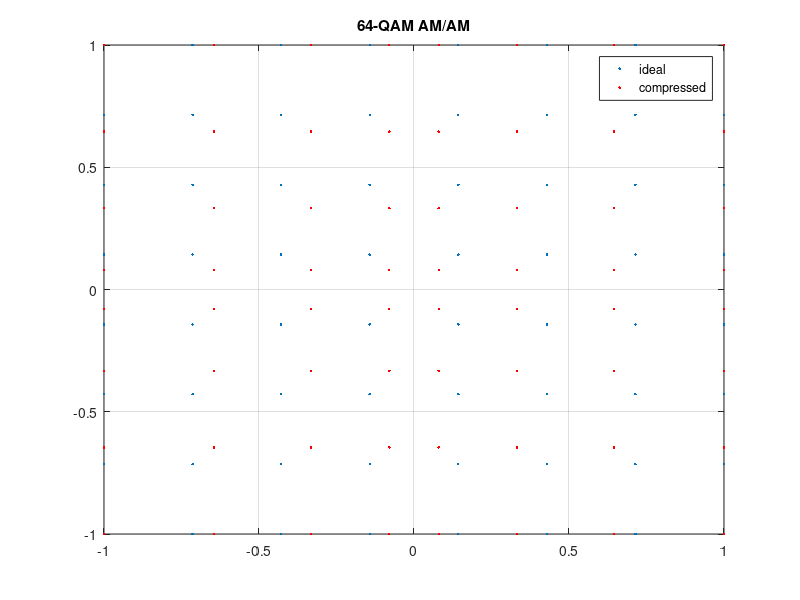

The MATLAB script that drew this image:
% 64-QAM + AM/AM
% Компрессия внешних точек

alpha = 1.3;
step6 = 2*(0:7)/7 - 1;
[Ix6, Iy6] = meshgrid(step6, step6);
Iq6 = Ix6(:) + 1i*Iy6(:);
comp = sign(real(Iq6)).*abs(real(Iq6)).^alpha + 1i*sign(imag(Iq6)).*abs(imag(Iq6)).^alpha;
figure;
plot(real(Iq6), imag(Iq6), '.', real(comp), imag(comp), 'r.');
legend('ideal','compressed'); title('64-QAM AM/AM'); grid on;

%{
@play
{
 "title": "64-QAM + AM/AM",
 "groups": [
  {
   "name": "Усилитель",
   "controls": [
    {
     "var": "alpha",
     "label": "Степень",
     "min": 0.8,
     "max": 1.5,
     "step": 0.05,
     "default": 1.3
    }
   ]
  }
 ]
}
%}
